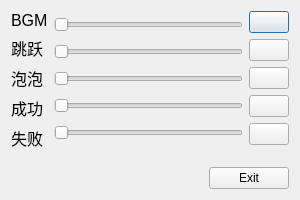
<?xml version="1.0" encoding="UTF-8"?>
<ui version="4.0">
 <class>MusicConfig</class>
 <widget class="QDialog" name="MusicConfig">
  <property name="geometry">
   <rect>
    <x>0</x>
    <y>0</y>
    <width>300</width>
    <height>200</height>
   </rect>
  </property>
  <property name="sizePolicy">
   <sizepolicy hsizetype="Fixed" vsizetype="Fixed">
    <horstretch>0</horstretch>
    <verstretch>0</verstretch>
   </sizepolicy>
  </property>
  <property name="windowTitle">
   <string>Dialog</string>
  </property>
  <layout class="QVBoxLayout" name="verticalLayout_4">
   <item>
    <layout class="QHBoxLayout" name="horizontalLayout_2">
     <item>
      <layout class="QVBoxLayout" name="verticalLayout">
       <item>
        <widget class="QLabel" name="bgMusicLabel">
         <property name="font">
          <font>
           <pointsize>12</pointsize>
          </font>
         </property>
         <property name="text">
          <string>BGM</string>
         </property>
        </widget>
       </item>
       <item>
        <widget class="QLabel" name="jumpMusicLabel">
         <property name="font">
          <font>
           <pointsize>12</pointsize>
          </font>
         </property>
         <property name="text">
          <string>跳跃</string>
         </property>
        </widget>
       </item>
       <item>
        <widget class="QLabel" name="launchMusicLabel">
         <property name="font">
          <font>
           <pointsize>12</pointsize>
          </font>
         </property>
         <property name="text">
          <string>泡泡</string>
         </property>
        </widget>
       </item>
       <item>
        <widget class="QLabel" name="successMusicLabel">
         <property name="font">
          <font>
           <pointsize>12</pointsize>
          </font>
         </property>
         <property name="text">
          <string>成功</string>
         </property>
        </widget>
       </item>
       <item>
        <widget class="QLabel" name="gameOverMusicLabel">
         <property name="font">
          <font>
           <pointsize>12</pointsize>
          </font>
         </property>
         <property name="text">
          <string>失败</string>
         </property>
        </widget>
       </item>
      </layout>
     </item>
     <item>
      <layout class="QVBoxLayout" name="verticalLayout_2">
       <item>
        <widget class="QSlider" name="bgMusicSlider">
         <property name="orientation">
          <enum>Qt::Horizontal</enum>
         </property>
        </widget>
       </item>
       <item>
        <widget class="QSlider" name="jumpMusicSlider">
         <property name="orientation">
          <enum>Qt::Horizontal</enum>
         </property>
        </widget>
       </item>
       <item>
        <widget class="QSlider" name="launchMusicSlider">
         <property name="orientation">
          <enum>Qt::Horizontal</enum>
         </property>
        </widget>
       </item>
       <item>
        <widget class="QSlider" name="successMusicSlider">
         <property name="orientation">
          <enum>Qt::Horizontal</enum>
         </property>
        </widget>
       </item>
       <item>
        <widget class="QSlider" name="gameOverMusicSlider">
         <property name="orientation">
          <enum>Qt::Horizontal</enum>
         </property>
        </widget>
       </item>
      </layout>
     </item>
     <item>
      <layout class="QVBoxLayout" name="verticalLayout_3">
       <item>
        <widget class="QPushButton" name="pushButton">
         <property name="text">
          <string/>
         </property>
        </widget>
       </item>
       <item>
        <widget class="QPushButton" name="jumpMusicButton">
         <property name="text">
          <string/>
         </property>
        </widget>
       </item>
       <item>
        <widget class="QPushButton" name="launchMusicButton">
         <property name="text">
          <string/>
         </property>
        </widget>
       </item>
       <item>
        <widget class="QPushButton" name="successMusicButton">
         <property name="text">
          <string/>
         </property>
        </widget>
       </item>
       <item>
        <widget class="QPushButton" name="gameOverMusicButton">
         <property name="text">
          <string/>
         </property>
        </widget>
       </item>
      </layout>
     </item>
    </layout>
   </item>
   <item>
    <spacer name="verticalSpacer">
     <property name="orientation">
      <enum>Qt::Vertical</enum>
     </property>
     <property name="sizeHint" stdset="0">
      <size>
       <width>20</width>
       <height>37</height>
      </size>
     </property>
    </spacer>
   </item>
   <item>
    <layout class="QHBoxLayout" name="horizontalLayout">
     <item>
      <spacer name="horizontalSpacer_2">
       <property name="orientation">
        <enum>Qt::Horizontal</enum>
       </property>
       <property name="sizeHint" stdset="0">
        <size>
         <width>40</width>
         <height>20</height>
        </size>
       </property>
      </spacer>
     </item>
     <item>
      <widget class="QPushButton" name="btnExit">
       <property name="text">
        <string>Exit</string>
       </property>
      </widget>
     </item>
    </layout>
   </item>
  </layout>
 </widget>
 <resources/>
 <connections>
  <connection>
   <sender>btnExit</sender>
   <signal>clicked()</signal>
   <receiver>MusicConfig</receiver>
   <slot>close()</slot>
   <hints>
    <hint type="sourcelabel">
     <x>222</x>
     <y>118</y>
    </hint>
    <hint type="destinationlabel">
     <x>134</x>
     <y>69</y>
    </hint>
   </hints>
  </connection>
 </connections>
</ui>
